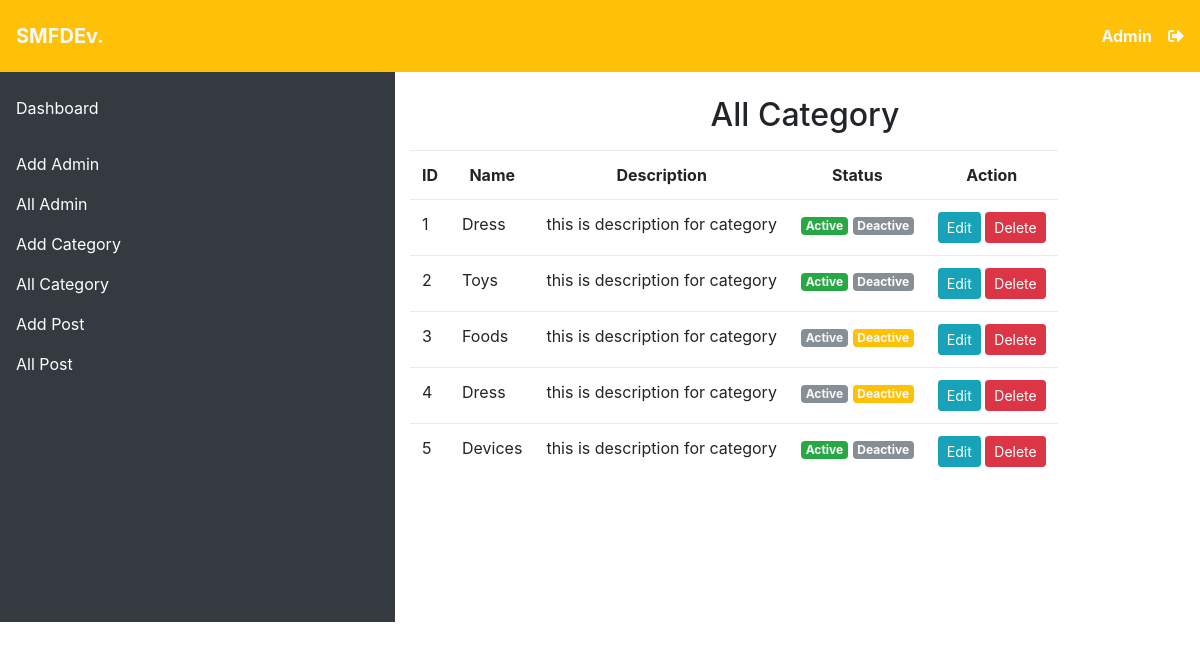
Screenshot of /admin/all_category.php (signed in) with the database file from the repository.
### tables this page shows
CREATE TABLE IF NOT EXISTS `category` (
  `ctg_id` int NOT NULL AUTO_INCREMENT,
  `ctg_name` varchar(255) NOT NULL,
  `ctg_des` varchar(255) NOT NULL,
  `ctg_status` int NOT NULL,
  PRIMARY KEY (`ctg_id`)
);

### admin/all_category.php (called while the page is built, shortened)
<?php
	include('template.php');
?>

### admin/view/all_ctg_view.php (the view, shortened to what this page needs)
<?php
$query = "SELECT * FROM category";
$data = mysqli_query($conn, $query);
?>
<h2 class="text-center py-2"> All Category</h2>
<table class="table table-responsive mt-2">
    <tr class="text-center">
        <th>ID</th>
        <th>Name</th>
        <th>Description</th>
        <th>Status</th>
        <th>Action</th>
    </tr>
    <?php
    $sl = 1;
    while ($show = mysqli_fetch_assoc($data)) { ?>
        <tr>
            <td><?php echo $sl++; ?></td>
            <td><?php echo $show['ctg_name']; ?></td>
            <td><?php echo $show['ctg_des']; ?></td>
            <td class="text-light"><?php
                                    if ($show['ctg_status'] == 1) {
                                    ?>
                    <a class="badge badge-success">Active</a>
                    <a class="badge badge-secondary " href="?status=deactive&&id=<?php echo $show['ctg_id']; ?>">Deactive</a>
                <?php
                                    } else {
                ?>
                    <a class="badge badge-secondary text-light" href="?status=active&&id=<?php echo $show['ctg_id']; ?>">Active</a>
                    <a class="badge badge-warning">Deactive</a>
                <?php
                                    }
                ?>
            </td>
            <td>
                <a class="btn btn-sm btn-info" type="submit" data-toggle="modal" data-target="#edit_ctg<?php echo $show['ctg_id']; ?>" href="">Edit</a>
                <a class="btn btn-sm btn-danger" type="submit" data-toggle="modal" data-target="#delete_ctg<?php echo $show['ctg_id']; ?>" href="">Delete</a>
            </td>
        </tr>
    <?php } ?>
</table>

### rows the page displays
category: ctg_name "Dress", ctg_des "this is description for category"
category: ctg_name "Toys", ctg_des "this is description for category"
category: ctg_name "Foods", ctg_des "this is description for category"
category: ctg_name "Dress", ctg_des "this is description for category"
category: ctg_name "Devices", ctg_des "this is description for category"

### other values shown
$_SESSION['name'] "Admin"
